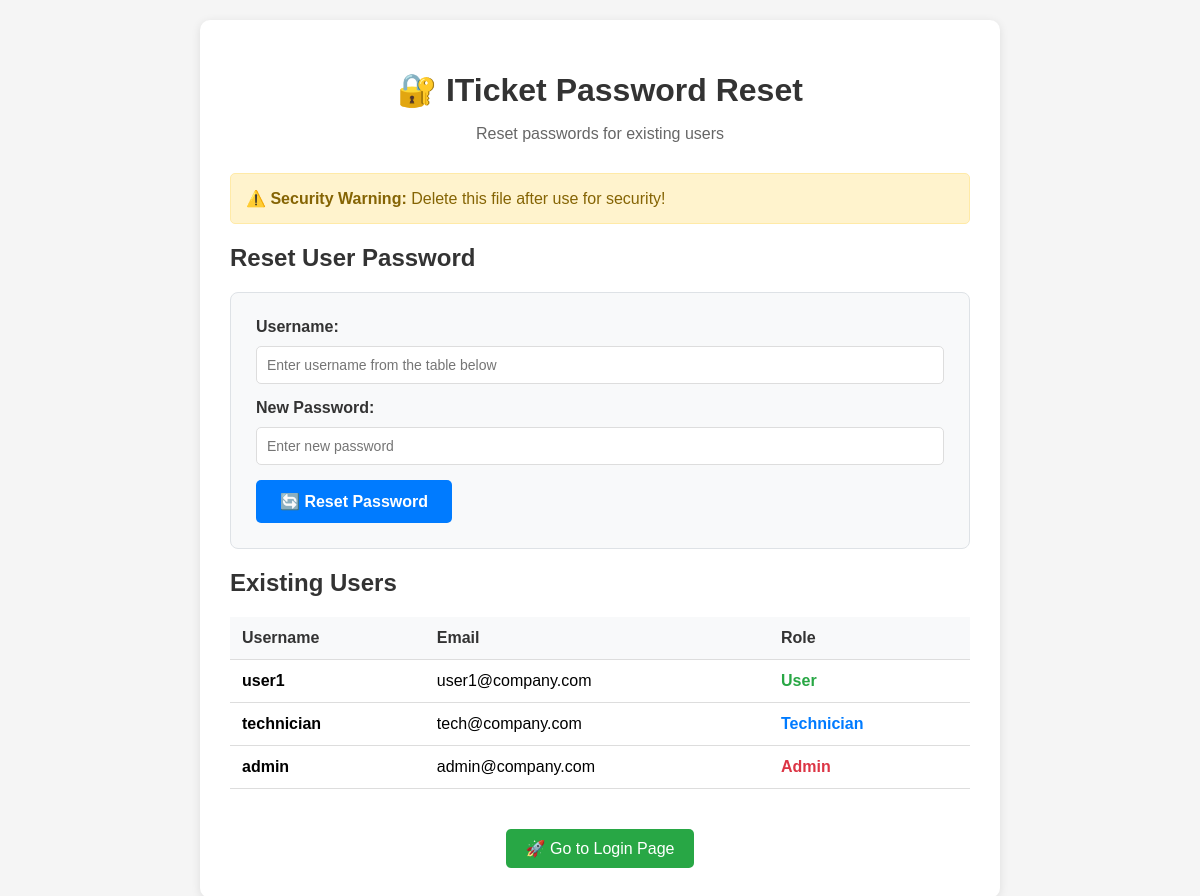
Page /reset_password.php on the committed database.
### tables this page shows
CREATE TABLE users (
    id INT AUTO_INCREMENT PRIMARY KEY,
    username VARCHAR(50) UNIQUE NOT NULL,
    email VARCHAR(100) UNIQUE NOT NULL,
    password VARCHAR(255) NOT NULL,
    role ENUM('user', 'technician', 'admin') DEFAULT 'user',
    created_at TIMESTAMP DEFAULT CURRENT_TIMESTAMP
);

### reset_password.php (the view, shortened to what this page needs)
<?php
require_once 'config/database.php';
try {
    $stmt = $pdo->prepare("SELECT username, email, role FROM users ORDER BY role, username");
    $stmt->execute();
    $users = $stmt->fetchAll();
} catch (PDOException $e) {
    $users = [];
    $message = "Error fetching users: " . $e->getMessage();
    $message_type = 'error';
}
?>
<!DOCTYPE html>
<html lang="en">
<head>
</head>
<body>
    <div class="container">
        <h1>🔐 ITicket Password Reset</h1>
        <p class="subtitle">Reset passwords for existing users</p>
        <div class="warning">
            <strong>⚠️ Security Warning:</strong> Delete this file after use for security!
        </div>
        <h2>Reset User Password</h2>
        <form method="POST">
            <label for="username">Username:</label>
            <input type="text" id="username" name="username" required placeholder="Enter username from the table below">
            <label for="password">New Password:</label>
            <input type="password" id="password" name="password" required placeholder="Enter new password">
            <button type="submit">🔄 Reset Password</button>
        </form>
        <h2>Existing Users</h2>
        <?php if (empty($users)): ?>
            <div class="error">No users found. Make sure your database is set up correctly.</div>
        <?php else: ?>
            <table>
                <thead>
                    <tr>
                        <th>Username</th>
                        <th>Email</th>
                        <th>Role</th>
                    </tr>
                </thead>
                <tbody>
                    <?php foreach ($users as $user): ?>
                        <tr>
                            <td><strong><?php echo htmlspecialchars($user['username']); ?></strong></td>
                            <td><?php echo htmlspecialchars($user['email']); ?></td>
                            <td class="role-<?php echo $user['role']; ?>">
                                <?php echo ucfirst(htmlspecialchars($user['role'])); ?>
                            </td>
                        </tr>
                    <?php endforeach; ?>
                </tbody>
            </table>
        <?php endif; ?>
        <div style="text-align: center;">
            <a href="login.php" class="btn-link">🚀 Go to Login Page</a>
        </div>
    </div>
</body>
</html>

### reset_password.php (style rules this page uses)
body { font-family: Arial, sans-serif; padding: 20px; max-width: 800px; margin: 0 auto; background-color: #f5f5f5; }
.container { background: white; padding: 30px; border-radius: 10px; box-shadow: 0 2px 10px rgba(0,0,0,0.1); }
.warning { color: #856404; background: #fff3cd; padding: 15px; border-radius: 5px; margin: 15px 0; border: 1px solid #ffeaa7; }
form { background: #f8f9fa; padding: 25px; border-radius: 8px; margin: 20px 0; border: 1px solid #dee2e6; }
label { display: block; margin-bottom: 5px; font-weight: bold; color: #333; }
input, select { width: 100%; padding: 10px; margin: 5px 0 15px 0; border: 1px solid #ddd; border-radius: 5px; font-size: 14px; box-sizing: border-box; }
button { background: #007bff; color: white; padding: 12px 24px; border: none; border-radius: 5px; cursor: pointer; font-size: 16px; font-weight: bold; }
table { width: 100%; border-collapse: collapse; margin: 20px 0; background: white; }
th, td { padding: 12px; text-align: left; border-bottom: 1px solid #ddd; }
th { background: #f8f9fa; font-weight: bold; color: #333; }
.role-admin { color: #dc3545; font-weight: bold; }
.role-technician { color: #007bff; font-weight: bold; }
.role-user { color: #28a745; font-weight: bold; }
h1, h2 { color: #333; }
h1 { text-align: center; margin-bottom: 10px; }
.subtitle { text-align: center; color: #666; margin-bottom: 30px; }
.btn-link { display: inline-block; background: #28a745; color: white; padding: 10px 20px; text-decoration: none; border-radius: 5px; margin-top: 20px; }

### rows in the picture
users: username "user1", email "user1@company.com", role "User"
users: username "technician", email "tech@company.com", role "Technician"
users: username "admin", email "admin@company.com", role "Admin"
